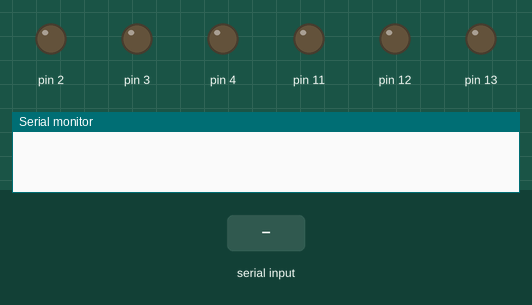
Recording of a sketch running on a simulated Arduino Uno, built with avr-gcc and run on an emulated ATmega328P. Parts: output pins drawn as LEDs (lit = HIGH), the last lines printed to the serial monitor. The inputs (shaded band) are chosen by the test bench.

Above: at 1.2 s.
1.3 s: "1\n" received over Serial
At 2.2 s:
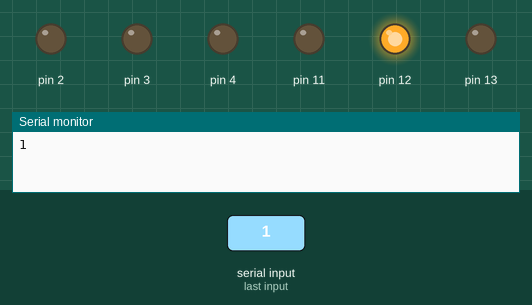
4.3 s: "2\n" received over Serial
At 6.2 s:
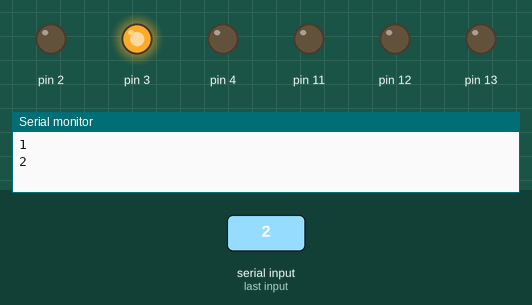
7.3 s: "3\n" received over Serial
At 10.2 s:
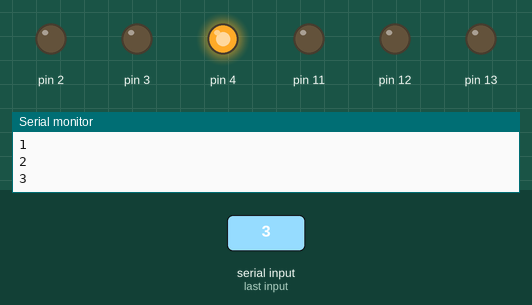
Timing chart, 0 to 13.3 s (numbered marks = the images above; inputs shaded):
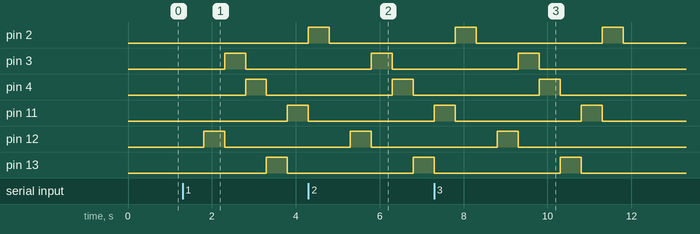

Measured:
- after the input at 1.3 s, pin 3: LOW → HIGH after 1.0 s, → LOW 0.50 s later; pin 4: LOW → HIGH after 1.5 s, → LOW 0.50 s later; pin 11: LOW → HIGH after 2.5 s; pin 12: LOW → HIGH after 0.50 s, → LOW 0.50 s later; pin 13: LOW → HIGH after 2.0 s, → LOW 0.50 s later
- after the input at 4.3 s, pin 3: LOW → HIGH after 1.5 s, → LOW 0.50 s later; pin 4: LOW → HIGH after 2.0 s, → LOW 0.50 s later; pin 12: LOW → HIGH after 1.0 s, → LOW 0.50 s later; pin 13: LOW → HIGH after 2.5 s
- after the input at 7.3 s, pin 3: LOW → HIGH after 2.0 s, → LOW 0.50 s later; pin 4: LOW → HIGH after 2.5 s, → LOW 0.50 s later; pin 12: LOW → HIGH after 1.5 s, → LOW 0.50 s later
- by itself, pin 2: alternates HIGH for 0.50 s and LOW for 3.0 s

The sketch:

bluetooth.ino
```cpp
char data = 0;
int light=0;
void setup() {
  Serial.begin(9600);
  pinMode(13, OUTPUT);
  pinMode(12, OUTPUT);
  pinMode(11, OUTPUT);
  pinMode(4, OUTPUT);
  pinMode(3, OUTPUT);
  pinMode(2, OUTPUT);
}

void loop() {

  if(Serial.available() > 0)      // Send data only when you receive data:
   {
      data = Serial.read();        //Read the incoming data & store into data
      Serial.print(data);          //Print Value inside data in Serial monitor
      Serial.print("\n");
      if(data == '1')  light=1;
      else if(data == '2') light=2;
      else if(data == '3') light=3;
      else if(data == '4') light=4;
      else  light=0;

   }

   switch(light){
     case 1:
       song1();
       break;
     case 2:
       song2();
       break;
     case 3:
       song3();
       break;
     case 4:
       song4();
       break;
     case 0:
       digitalWrite(2, LOW);    //If value is 0 then LED turns OFF
       digitalWrite(3, LOW);
       digitalWrite(4, LOW);
       digitalWrite(11, LOW);
       digitalWrite(12, LOW);
       digitalWrite(13, LOW);
       break;
    default:
       digitalWrite(2, LOW);    //If value is 0 then LED turns OFF
       digitalWrite(3, LOW);
       digitalWrite(4, LOW);
       digitalWrite(11, LOW);
       digitalWrite(12, LOW);
       digitalWrite(13, LOW);
       break;

   }
}

void song1(){
         digitalWrite(2, LOW);   //If value is 1 then LED turns ON
         digitalWrite(3, LOW);
         digitalWrite(4, LOW);
         digitalWrite(11, LOW);
         digitalWrite(12, LOW);
         digitalWrite(13, LOW);
         delay(500);

         digitalWrite(2, LOW);   //If value is 1 then LED turns ON
         digitalWrite(3, LOW);
         digitalWrite(4, LOW);
         digitalWrite(11, LOW);
         digitalWrite(12, HIGH);
         digitalWrite(13, LOW);
         delay(500);

         digitalWrite(2, LOW);   //If value is 1 then LED turns ON
         digitalWrite(3, HIGH);
         digitalWrite(4, LOW);
         digitalWrite(11, LOW);
         digitalWrite(12, LOW);
         digitalWrite(13, LOW);
         delay(500);

         digitalWrite(2, LOW);   //If value is 1 then LED turns ON
         digitalWrite(3, LOW);
         digitalWrite(4, HIGH);
         digitalWrite(11, LOW);
         digitalWrite(12, LOW);
         digitalWrite(13, LOW);
         delay(500);

         digitalWrite(2, LOW);   //If value is 1 then LED turns ON
         digitalWrite(3, LOW);
         digitalWrite(4, LOW);
         digitalWrite(11, LOW);
         digitalWrite(12, LOW);
         digitalWrite(13, HIGH);
         delay(500);

         digitalWrite(2, LOW);   //If value is 1 then LED turns ON
         digitalWrite(3, LOW);
         digitalWrite(4, LOW);
         digitalWrite(11, HIGH);
         digitalWrite(12, LOW);
         digitalWrite(13, LOW);
         delay(500);

         digitalWrite(2, HIGH);   //If value is 1 then LED turns ON
         digitalWrite(3, LOW);
         digitalWrite(4, LOW);
         digitalWrite(11, LOW);
         digitalWrite(12, LOW);
         digitalWrite(13, LOW);
         delay(500);

}

void song2(){
         digitalWrite(2, LOW);   //If value is 1 then LED turns ON
         digitalWrite(3, LOW);
         digitalWrite(4, LOW);
         digitalWrite(11, LOW);
         digitalWrite(12, LOW);
         digitalWrite(13, LOW);
         delay(500);

         digitalWrite(2, LOW);   //If value is 1 then LED turns ON
         digitalWrite(3, LOW);
         digitalWrite(4, LOW);
         digitalWrite(11, LOW);
         digitalWrite(12, HIGH);
         digitalWrite(13, LOW);
         delay(500);

         digitalWrite(2, LOW);   //If value is 1 then LED turns ON
         digitalWrite(3, HIGH);
         digitalWrite(4, LOW);
         digitalWrite(11, LOW);
         digitalWrite(12, LOW);
         digitalWrite(13, LOW);
         delay(500);

         digitalWrite(2, LOW);   //If value is 1 then LED turns ON
         digitalWrite(3, LOW);
         digitalWrite(4, HIGH);
         digitalWrite(11, LOW);
         digitalWrite(12, LOW);
         digitalWrite(13, LOW);
         delay(500);

         digitalWrite(2, LOW);   //If value is 1 then LED turns ON
         digitalWrite(3, LOW);
         digitalWrite(4, LOW);
         digitalWrite(11, LOW);
         digitalWrite(12, LOW);
         digitalWrite(13, HIGH);
         delay(500);

         digitalWrite(2, LOW);   //If value is 1 then LED turns ON
         digitalWrite(3, LOW);
         digitalWrite(4, LOW);
         digitalWrite(11, HIGH);
         digitalWrite(12, LOW);
         digitalWrite(13, LOW);
         delay(500);

         digitalWrite(2, HIGH);   //If value is 1 then LED turns ON
         digitalWrite(3, LOW);
         digitalWrite(4, LOW);
         digitalWrite(11, LOW);
         digitalWrite(12, LOW);
         digitalWrite(13, LOW);
         delay(500);

}

void song3(){
         digitalWrite(2, LOW);   //If value is 1 then LED turns ON
         digitalWrite(3, LOW);
         digitalWrite(4, LOW);
         digitalWrite(11, LOW);
         digitalWrite(12, LOW);
         digitalWrite(13, LOW);
         delay(500);

         digitalWrite(2, LOW);   //If value is 1 then LED turns ON
         digitalWrite(3, LOW);
         digitalWrite(4, LOW);
         digitalWrite(11, LOW);
         digitalWrite(12, HIGH);
         digitalWrite(13, LOW);
         delay(500);

         digitalWrite(2, LOW);   //If value is 1 then LED turns ON
         digitalWrite(3, HIGH);
         digitalWrite(4, LOW);
         digitalWrite(11, LOW);
         digitalWrite(12, LOW);
         digitalWrite(13, LOW);
         delay(500);

         digitalWrite(2, LOW);   //If value is 1 then LED turns ON
         digitalWrite(3, LOW);
         digitalWrite(4, HIGH);
         digitalWrite(11, LOW);
         digitalWrite(12, LOW);
         digitalWrite(13, LOW);
         delay(500);

         digitalWrite(2, LOW);   //If value is 1 then LED turns ON
         digitalWrite(3, LOW);
         digitalWrite(4, LOW);
         digitalWrite(11, LOW);
         digitalWrite(12, LOW);
         digitalWrite(13, HIGH);
         delay(500);

         digitalWrite(2, LOW);   //If value is 1 then LED turns ON
         digitalWrite(3, LOW);
         digitalWrite(4, LOW);
         digitalWrite(11, HIGH);
         digitalWrite(12, LOW);
         digitalWrite(13, LOW);
         delay(500);

         digitalWrite(2, HIGH);   //If value is 1 then LED turns ON
         digitalWrite(3, LOW);
         digitalWrite(4, LOW);
         digitalWrite(11, LOW);
         digitalWrite(12, LOW);
         digitalWrite(13, LOW);
         delay(500);

}

void song4(){
         digitalWrite(2, LOW);   //If value is 1 then LED turns ON
         digitalWrite(3, LOW);
         digitalWrite(4, LOW);
         digitalWrite(11, LOW);
         digitalWrite(12, LOW);
         digitalWrite(13, LOW);
         delay(500);

         digitalWrite(2, LOW);   //If value is 1 then LED turns ON
         digitalWrite(3, LOW);
         digitalWrite(4, LOW);
         digitalWrite(11, LOW);
         digitalWrite(12, HIGH);
         digitalWrite(13, LOW);
         delay(500);

         digitalWrite(2, LOW);   //If value is 1 then LED turns ON
         digitalWrite(3, HIGH);
         digitalWrite(4, LOW);
         digitalWrite(11, LOW);
         digitalWrite(12, LOW);
         digitalWrite(13, LOW);
         delay(500);

         digitalWrite(2, LOW);   //If value is 1 then LED turns ON
         digitalWrite(3, LOW);
         digitalWrite(4, HIGH);
         digitalWrite(11, LOW);
         digitalWrite(12, LOW);
         digitalWrite(13, LOW);
         delay(500);

         digitalWrite(2, LOW);   //If value is 1 then LED turns ON
         digitalWrite(3, LOW);
         digitalWrite(4, LOW);
         digitalWrite(11, LOW);
         digitalWrite(12, LOW);
         digitalWrite(13, HIGH);
         delay(500);

         digitalWrite(2, LOW);   //If value is 1 then LED turns ON
         digitalWrite(3, LOW);
         digitalWrite(4, LOW);
         digitalWrite(11, HIGH);
         digitalWrite(12, LOW);
         digitalWrite(13, LOW);
         delay(500);

         digitalWrite(2, HIGH);   //If value is 1 then LED turns ON
         digitalWrite(3, LOW);
         digitalWrite(4, LOW);
         digitalWrite(11, LOW);
         digitalWrite(12, LOW);
         digitalWrite(13, LOW);
         delay(500);

}
```
